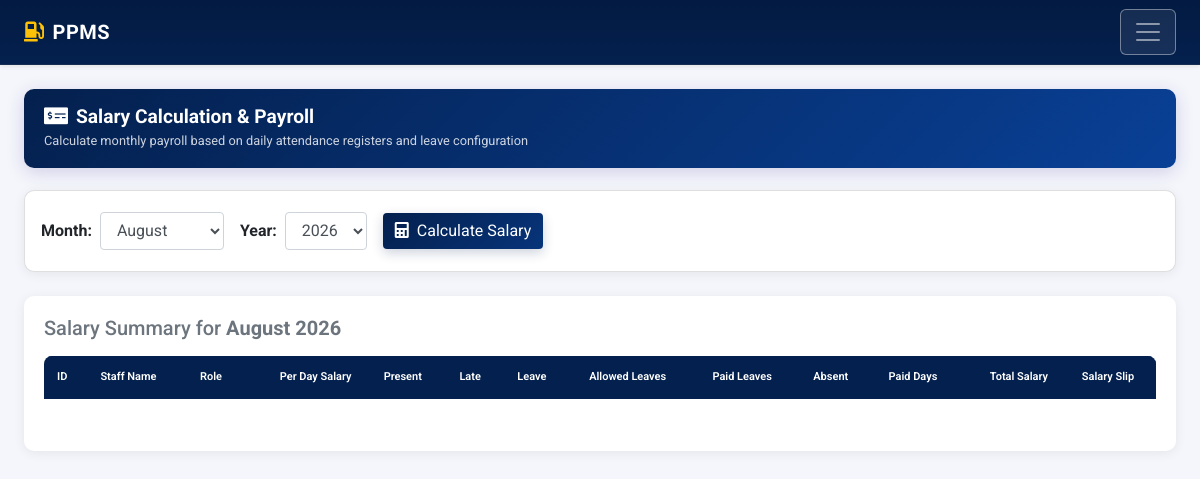
Before: /staff/salary-calculator.php (signed in) with the older database file.
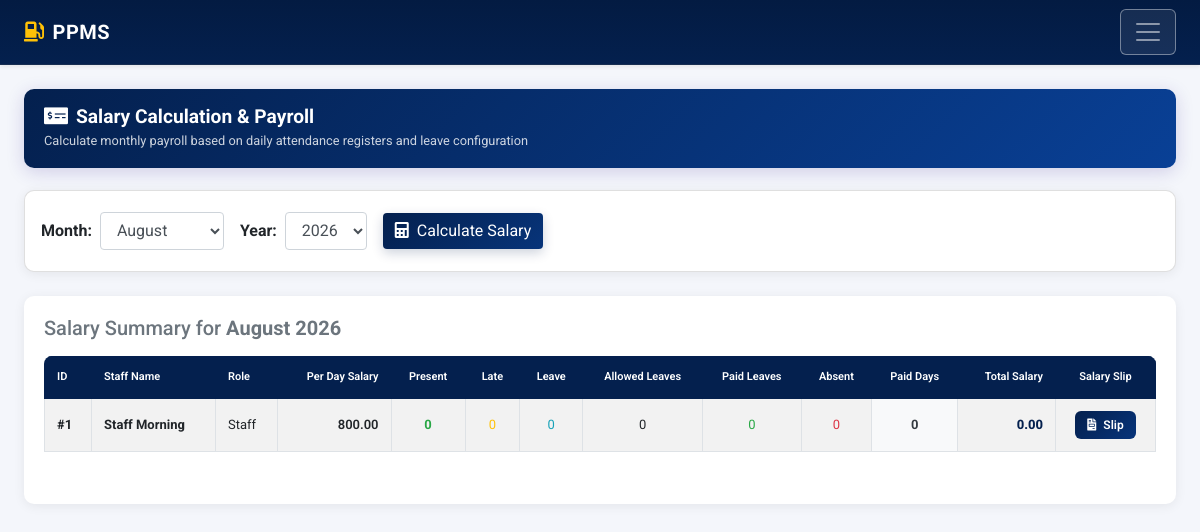
After: the same page with the newer database file.
### tables this page shows
CREATE TABLE `tbl_staff` (
  `id` int(11) NOT NULL,
  `first_name` varchar(128) NOT NULL,
  `last_name` varchar(128) NOT NULL,
  `role_id` int(11) NOT NULL,
  `joining_date` date NOT NULL,
  `shift_id` int(11) NOT NULL,
  `salary` decimal(10,2) NOT NULL DEFAULT 0.00,
  `address` varchar(512) DEFAULT NULL,
  `phone` varchar(32) NOT NULL DEFAULT '',
  `created_at` datetime NOT NULL DEFAULT current_timestamp(),
  `updated_at` datetime NOT NULL DEFAULT current_timestamp() ON UPDATE current_timestamp(),
  `deleted_at` datetime DEFAULT NULL
);

CREATE TABLE `tbl_staff_roles` (
  `id` int(11) NOT NULL,
  `name` varchar(128) NOT NULL,
  `created_at` timestamp NOT NULL DEFAULT current_timestamp(),
  `updated_at` timestamp NOT NULL DEFAULT current_timestamp() ON UPDATE current_timestamp(),
  `deleted_at` datetime DEFAULT NULL
);

### staff/salary-calculator.php (the view, shortened to what this page needs)
<?php
require '../include/permissions.php';
$selected_month = isset($_GET['month']) ? (int)$_GET['month'] : (int)date('m');
$selected_year = isset($_GET['year']) ? (int)$_GET['year'] : (int)date('Y');
$month_str = sprintf('%04d-%02d', $selected_year, $selected_month);
$sql = "SELECT
            s.id,
            s.first_name,
            s.last_name,
            s.salary as daily_salary,
            s.phone,
            r.name as role_name,
            COALESCE(ls.allowed_leaves, 0) as allowed_leaves,
            SUM(CASE WHEN sa.status = 'Present' THEN 1 ELSE 0 END) as count_present,
            SUM(CASE WHEN sa.status = 'Late' THEN 1 ELSE 0 END) as count_late,
            SUM(CASE WHEN sa.status = 'Leave' THEN 1 ELSE 0 END) as count_leave,
            SUM(CASE WHEN sa.status = 'Absent' THEN 1 ELSE 0 END) as count_absent,
            COUNT(sa.status) as total_attendance_marked
        FROM tbl_staff s
        LEFT JOIN tbl_staff_roles r ON s.role_id = r.id
        LEFT JOIN tbl_leave_setup ls ON s.id = ls.staff_id
        LEFT JOIN tbl_staff_attendance sa ON s.id = sa.staff_id AND sa.date LIKE '$month_str-%'
        GROUP BY s.id
        ORDER BY s.id DESC";
$result = mysqli_query($connection, $sql);
$months = [
    1 => 'January', 2 => 'February', 3 => 'March', 4 => 'April', 5 => 'May', 6 => 'June',
    7 => 'July', 8 => 'August', 9 => 'September', 10 => 'October', 11 => 'November', 12 => 'December'
];
?>
<!DOCTYPE html>
<html lang="en">
<head>
    <link rel="stylesheet" href="https://stackpath.bootstrapcdn.com/bootstrap/4.3.1/css/bootstrap.min.css">
    <link rel="stylesheet" href="https://cdnjs.cloudflare.com/ajax/libs/font-awesome/5.11.2/css/all.min.css">
    <link rel="stylesheet" href="https://cdn.datatables.net/1.10.20/css/jquery.dataTables.min.css">
    <link rel="stylesheet" href="../include/style.css?v=1.0.1">
</head>
<body>
    <?php include('../include/navbar.php'); ?>
    <main class="main">
        <div class="container-fluid pt-4 pb-5 px-4">
            <div class="page-header">
                <div>
                    <h4><i class="fas fa-money-check-alt mr-2"></i>Salary Calculation & Payroll</h4>
                    <small style="opacity:.8;">Calculate monthly payroll based on daily attendance registers and leave configuration</small>
                </div>
            </div>
            <div class="card mb-4" style="border-radius:10px; box-shadow:0 2px 12px rgba(0,0,0,0.07);">
                <div class="card-body">
                    <form method="GET" action="salary-calculator.php" class="form-inline">
                        <label class="my-1 mr-2 font-weight-bold" for="month">Month:</label>
                        <select name="month" id="month" class="form-control mr-sm-3" required>
                            <?php foreach ($months as $m => $name): ?>
                                <option value="<?php echo $m; ?>" <?php echo ($selected_month === $m) ? 'selected' : ''; ?>><?php echo $name; ?></option>
                            <?php endforeach; ?>
                        </select>
                        <label class="my-1 mr-2 font-weight-bold" for="year">Year:</label>
                        <select name="year" id="year" class="form-control mr-sm-3" required>
                            <?php for ($y = date('Y') - 3; $y <= date('Y') + 1; $y++): ?>
                                <option value="<?php echo $y; ?>" <?php echo ($selected_year === $y) ? 'selected' : ''; ?>><?php echo $y; ?></option>
                            <?php endfor; ?>
                        </select>
                        <button type="submit" class="btn btn-primary my-1"><i class="fas fa-calculator mr-1"></i> Calculate Salary</button>
                    </form>
                </div>
            </div>
            <div class="list-card">
                <div class="d-flex justify-content-between align-items-center mb-3">
                    <h5 class="text-muted mb-0">Salary Summary for <strong><?php echo $months[$selected_month] . ' ' . $selected_year; ?></strong></h5>
                </div>
                <div class="table-responsive">
                    <table id="salaryCalculationTable" class="table table-bordered table-striped" style="width:100%;">
                        <thead>
                            <tr>
                                <th>ID</th>
                                <th>Staff Name</th>
                                <th>Role</th>
                                <th style="text-align:right;">Per Day Salary</th>
                                <th style="text-align:center;">Present</th>
                                <th style="text-align:center;">Late</th>
                                <th style="text-align:center;">Leave</th>
                                <th style="text-align:center;">Allowed Leaves</th>
                                <th style="text-align:center;">Paid Leaves</th>
                                <th style="text-align:center;">Absent</th>
                                <th style="text-align:center;">Paid Days</th>
                                <th style="text-align:right;">Total Salary</th>
                                <th style="text-align:center;">Salary Slip</th>
                            </tr>
                        </thead>
                        <tbody>
                            <?php if ($result && mysqli_num_rows($result) > 0): ?>
                                <?php while ($row = mysqli_fetch_assoc($result)):
                                    $fullName = $row['first_name'] . ' ' . $row['last_name'];
                                    $daily_salary = (float)$row['daily_salary'];
                                    $allowed_leaves = (int)$row['allowed_leaves'];
                                    $count_present = (int)$row['count_present'];
                                    $count_late = (int)$row['count_late'];
                                    $count_leave = (int)$row['count_leave'];
                                    $count_absent = (int)$row['count_absent'];
                                    $paid_leaves = min($count_leave, $allowed_leaves);
                                    $paid_days = $count_present + $count_late + $paid_leaves;
                                    $total_salary = $paid_days * $daily_salary;
                                ?>
                                    <tr>
                                        <td><strong>#<?php echo $row['id']; ?></strong></td>
                                        <td><strong><?php echo htmlspecialchars($fullName); ?></strong></td>
                                        <td><?php echo htmlspecialchars($row['role_name'] ?? 'N/A'); ?></td>
                                        <td style="text-align:right; font-weight:600;"><?php echo number_format($daily_salary, 2); ?></td>
                                        <td style="text-align:center;" class="text-success font-weight-bold"><?php echo $count_present; ?></td>
                                        <td style="text-align:center;" class="text-warning"><?php echo $count_late; ?></td>
                                        <td style="text-align:center;" class="text-info"><?php echo $count_leave; ?></td>
                                        <td style="text-align:center;"><?php echo $allowed_leaves; ?></td>
                                        <td style="text-align:center;" class="text-success"><?php echo $paid_leaves; ?></td>
                                        <td style="text-align:center;" class="text-danger"><?php echo $count_absent; ?></td>
                                        <td style="text-align:center;" class="bg-light font-weight-bold text-dark"><?php echo $paid_days; ?></td>
                                        <td style="text-align:right; font-weight:800; color:var(--primary-color);"><?php echo number_format($total_salary, 2); ?></td>
                                        <td style="text-align:center;">
                                            <button class="btn btn-slip btn-sm"
                                                    onclick="viewSlip({
                                                        id: <?php echo $row['id']; ?>,
                                                        name: '<?php echo htmlspecialchars(addslashes($fullName)); ?>',
                                                        role: '<?php echo htmlspecialchars(addslashes($row['role_name'] ?? 'N/A')); ?>',
                                                        phone: '<?php echo htmlspecialchars(addslashes($row['phone'])); ?>',
                                                        dailySalary: <?php echo $daily_salary; ?>,
                                                        present: <?php echo $count_present; ?>,
                                                        late: <?php echo $count_late; ?>,
                                                        leave: <?php echo $count_leave; ?>,
                                                        allowed: <?php echo $allowed_leaves; ?>,
                                                        paidLeaves: <?php echo $paid_leaves; ?>,
                                                        absent: <?php echo $count_absent; ?>,
                                                        paidDays: <?php echo $paid_days; ?>,
                                                        totalSalary: <?php echo $total_salary; ?>,
                                                        month: '<?php echo $months[$selected_month]; ?>',
                                                        year: '<?php echo $selected_year; ?>'
                                                    })">
                                                <i class="fas fa-file-invoice mr-1"></i> Slip
                                            </button>
                                        </td>
                                    </tr>
                                <?php endwhile; ?>
                            <?php endif; ?>
                        </tbody>
                    </table>
                </div>
            </div>
        </div>
    </main>
</body>
</html>

### include/navbar.php (shortened to what this page needs)
<?php
$prefix = '';
if (!file_exists('include/navbar.php')) {
    $prefix = '../';
}
?>
<nav class="navbar navbar-expand-custom bg-dark navbar-dark px-3 px-lg-4 shadow-sm main-navbar">
    <a class="navbar-brand font-weight-bold d-flex align-items-center" href="<?php echo $prefix; ?>dashboard.php">
        <i class="fas fa-gas-pump mr-2 text-warning"></i> PPMS
    </a>
    <button class="navbar-toggler" type="button" data-toggle="collapse" data-target="#navbarNavDropdown" aria-controls="navbarNavDropdown" aria-expanded="false" aria-label="Toggle navigation">
        <span class="navbar-toggler-icon"></span>
    </button>
</nav>

### include/style.css (style rules this page uses)
:root { --primary-color: #04204e; --primary-hover: #07347a; --primary-light: #e6f0fa; --primary-gradient: linear-gradient(135deg, var(--primary-color) 0%, #07347a 100%); --gradient-header: linear-gradient(135deg, var(--primary-color) 0%, #094096 100%); --navy-glass: rgba(4, 32, 78, 0.96); }
body { font-family: 'Roboto', sans-serif; background-color: #f4f6fb; color: #212529; overflow-x: hidden; }
.main-navbar, .navbar.bg-dark { background-color: var(--primary-color) !important; background: linear-gradient(180deg, #031b42 0%, #04204e 100%) !important; border-bottom: 1px solid rgba(255, 255, 255, 0.08); transition: all 0.25s ease; z-index: 1030; padding-top: 0.55rem; padding-bottom: 0.55rem; }
.navbar-brand { font-size: 1.25rem; letter-spacing: 0.5px; color: #ffffff !important; }
@media (max-width: 1240px) { .navbar.main-navbar, .navbar.navbar-expand-lg.main-navbar, .navbar.navbar-expand-custom.main-navbar { flex-wrap: wrap !important; } }
@media (max-width: 1240px) { .navbar.main-navbar .navbar-toggler, .navbar.navbar-expand-lg.main-navbar .navbar-toggler, .navbar.navbar-expand-custom.main-navbar .navbar-toggler { display: inline-flex !important; align-items: center !important; justify-content: center !important; border: 1.5px solid rgba(255, 255, 255, 0.4) !important; padding: 7px 12px !important; border-radius: 6px !important; background: rgba(255, 255, 255, 0.08) !important; cursor: pointer !important; transition: all 0.2s ease !important; } }
@media (max-width: 1240px) { .page-header { padding: 16px 20px !important; flex-direction: column !important; align-items: flex-start !important; gap: 12px; } }
@media (max-width: 1240px) { .page-header h4, .page-header h2 { font-size: 1.2rem !important; } }
@media (max-width: 1240px) { .table-responsive { -webkit-overflow-scrolling: touch; border-radius: 8px; margin-bottom: 1rem; width: 100%; overflow-x: auto; } }
@media (max-width: 1240px) { .card-custom, .card-body, .header-card, .table-card { padding: 18px 16px !important; } }
.btn-primary { background-color: #04204e !important; background: var(--primary-gradient) !important; border: none !important; color: #ffffff !important; box-shadow: 0 4px 12px rgba(4, 32, 78, 0.2); transition: all 0.2s ease; }
table thead th, .table thead th { background-color: #04204e !important; color: #ffffff !important; border-color: #04204e !important; vertical-align: middle !important; }

### staff/salary-calculator.php (style rules this page uses)
body { background:#f4f6fb; font-family:'Roboto',sans-serif; }
.page-header { background: var(--gradient-header) !important; color:#fff; padding:18px 28px; border-radius:10px; margin-bottom:22px; display:flex; align-items:center; justify-content:space-between; box-shadow:0 4px 18px rgba(49,27,146,0.18); }
.page-header h4 { margin:0; font-weight:700; font-size:1.25rem; }
.list-card { background:#fff; border-radius:10px; box-shadow:0 2px 12px rgba(0,0,0,0.07); overflow:hidden; padding:20px; }
.table thead th { background: var(--primary-color) !important; color:#fff; font-size:11px; font-weight:600; }
.table td { vertical-align:middle; font-size:13px; }
.btn-slip { background: var(--primary-gradient) !important; border: none; color: #fff; font-weight: 600; padding: 5px 12px; border-radius: 6px; font-size: 12px; transition: all .2s; }
.btn-primary { background: var(--primary-gradient) !important; border: none !important; }

Changed rows visible on the page:
added tbl_staff: id "1", fullName "Staff Morning", tbl_staff_roles.name "Staff", salary "800.00", count_present "0", count_late "0", count_leave "0", allowed_leaves "0", paid_leaves "0", count_absent "0", paid_days "0", total_salary "0.00"
